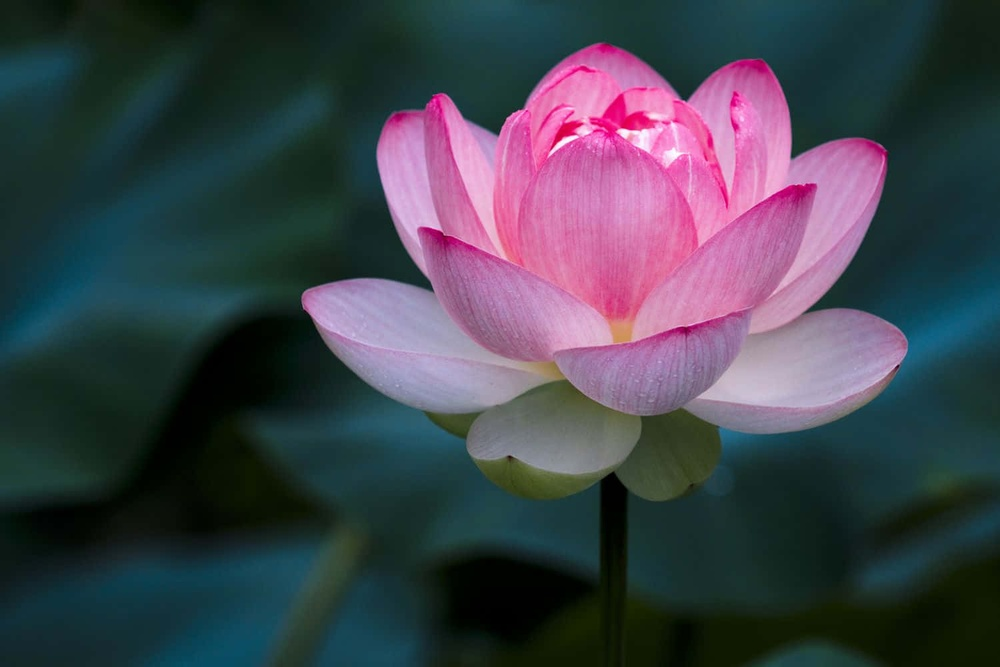
%> input picture test2.jpg, 1000 x 667 px, shrunk from 1500 x 1000 before the run
$ octave practice_filtered_image.m   (GNU Octave 9; MATLAB toolbox functions it lacks are replaced by stand-ins)
%> lines starting %> are read from the running program, lines starting %| are printed output that depends on the picture
clc;
clear;
close all;
image=imread("test2.jpg");
%> image is the input picture: size 667x1000x3 uint8; mean R, G, B 64.7, 66.4, 76.2
subplot(2,2,1),imshow(image),title("Original Image");
noisy_image=imnoise(image,"salt & pepper",0.05);
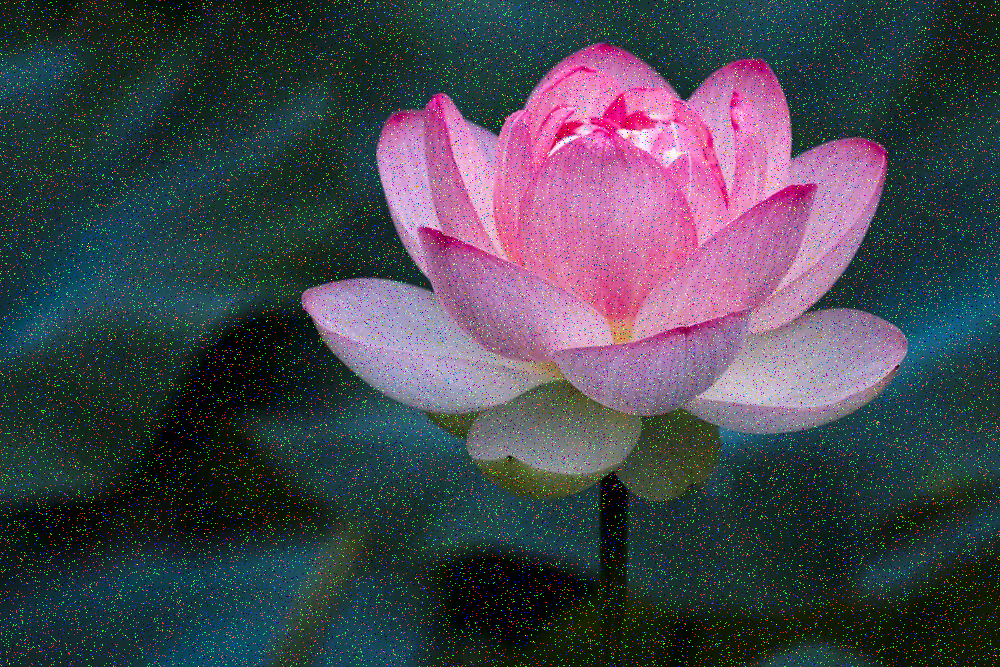
%> noisy_image: size 667x1000x3 uint8; mean R, G, B 67.9, 69.5, 78.7
subplot(2,2,2),imshow(noisy_image),title("Noisy Image");

%mean filter
mean_filter=ones(3,3)/9;
filter_image=imfilter(noisy_image,mean_filter);
subplot(2,2,3),imshow(filter_image),title("Mean Filter");

mse_mean=immse(filter_image,image);
%> mse_mean = 150.9
%median filter
red_channel=image(:,:,1);
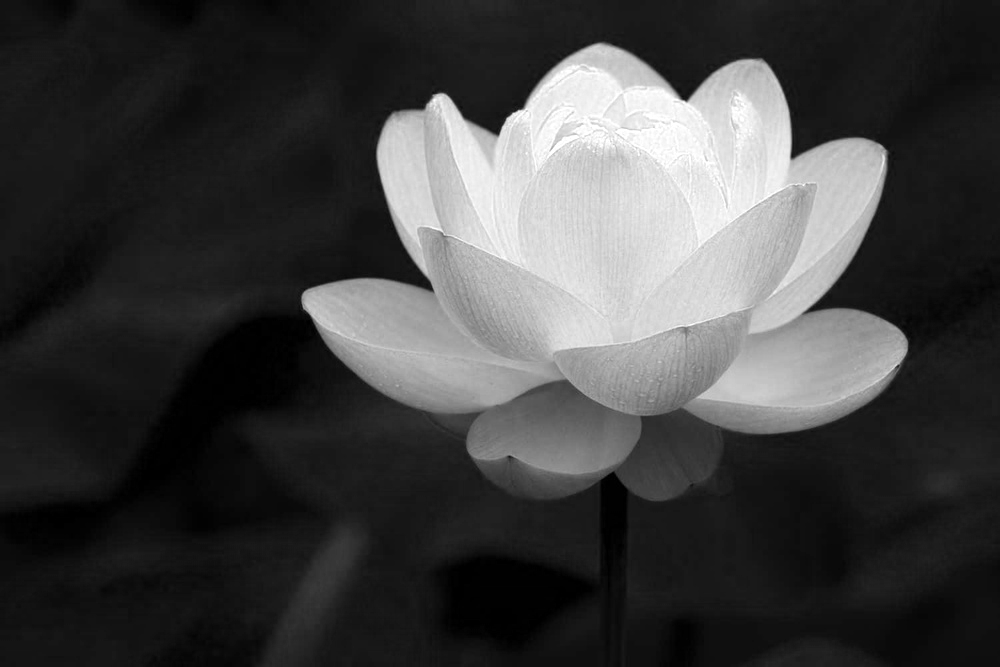
%> red_channel: size 667x1000 uint8; min 0, max 255, mean 64.7
green_channel=image(:,:,2);
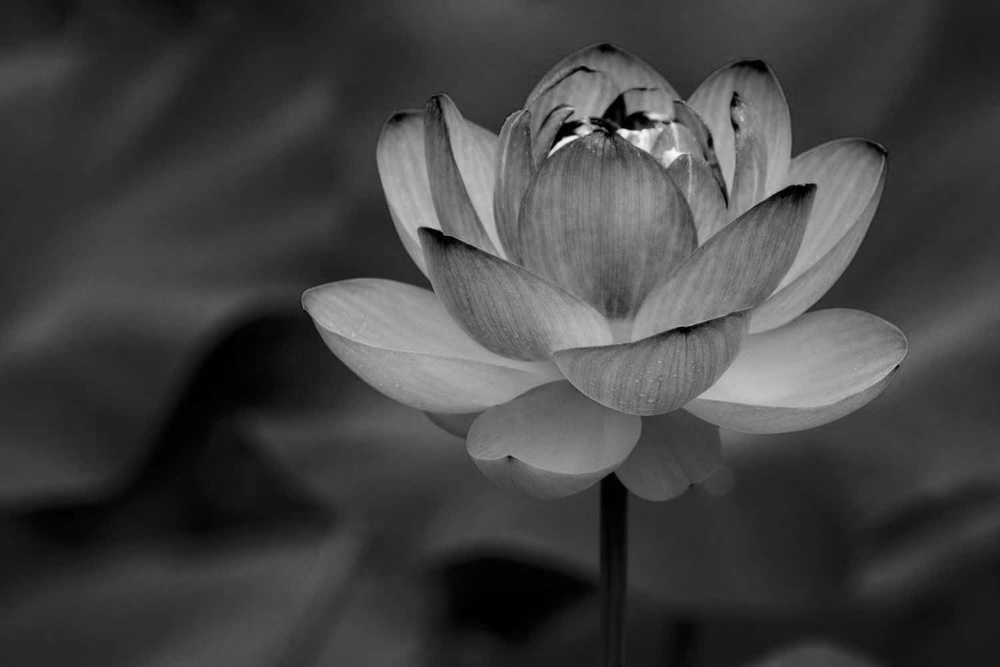
%> green_channel: size 667x1000 uint8; min 0, max 252, mean 66.4
blue_channel=image(:,:,3);
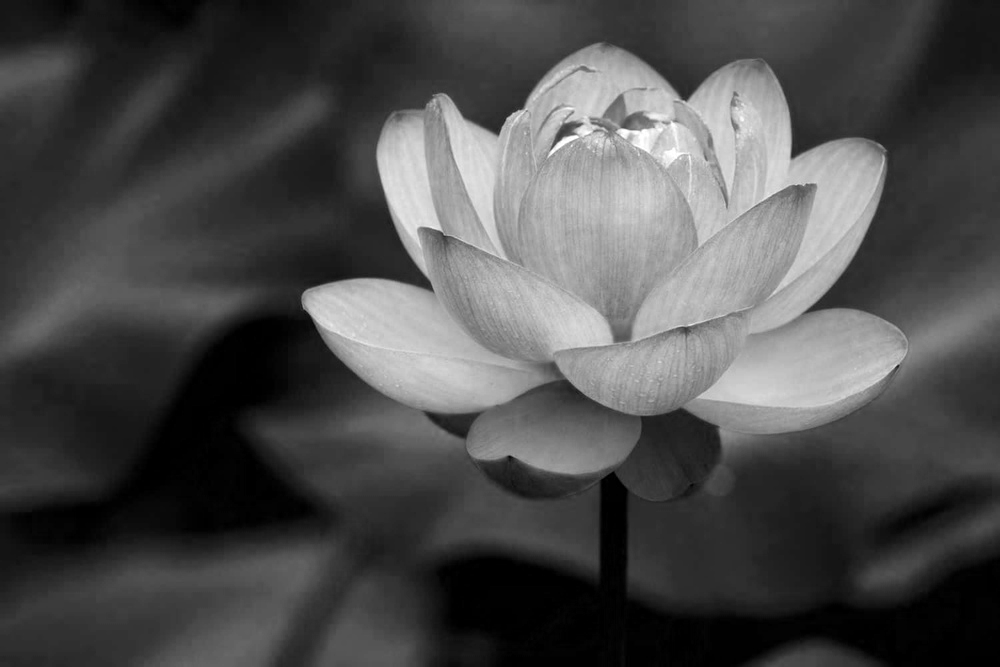
%> blue_channel: size 667x1000 uint8; min 0, max 255, mean 76.2
red_channel=medfilt2(red_channel,[3,3]);
green_channel=medfilt2(green_channel,[3,3]);
blue_channel=medfilt2(blue_channel,[3,3]);
filter_image=cat(3,red_channel,green_channel ...
    ,blue_channel);
subplot(2,2,4),imshow(filter_image),title('Median Filter');
mse_median=immse(filter_image,image);
%> mse_median = 2.16
fprintf('Mean Square Error (MSE) for Mean Filter: %.4f\n', mse_mean);
%| Mean Square Error (MSE) for Mean Filter: 150.8772
fprintf('Median Square error for Median filter %.4f\n',mse_median);
%| Median Square error for Median filter 2.1620

$ run again, with test1.jpg copied over test2.jpg
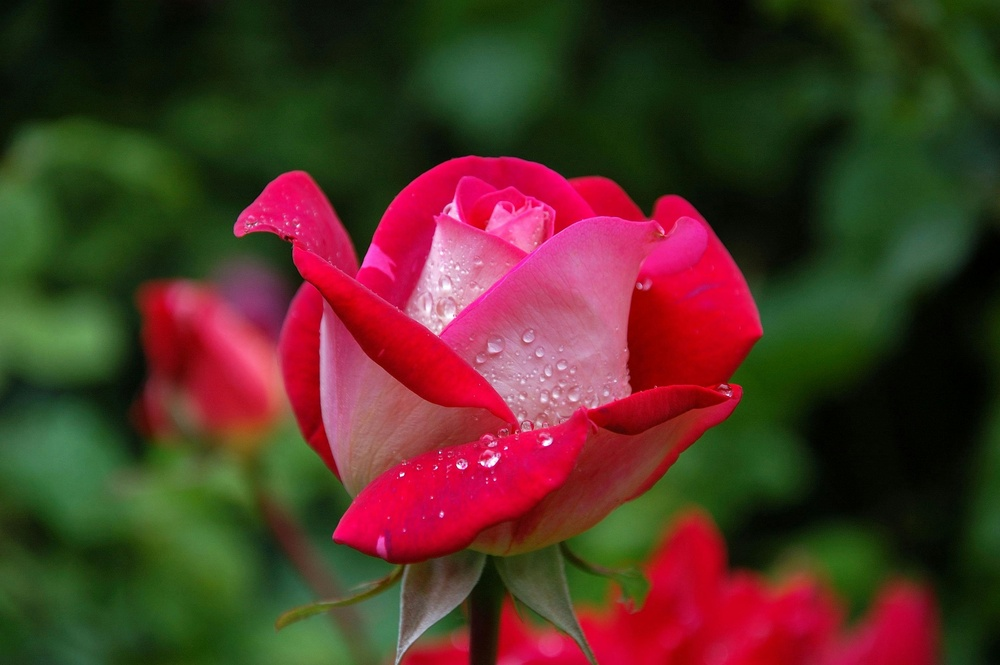
%> input picture test1.jpg, 1000 x 665 px, shrunk from 3008 x 2000 before the run
%> image is the input picture: size 665x1000x3 uint8; mean R, G, B 81.6, 51.3, 38.3
%> `noisy_image=imnoise(image,"salt & pepper",0.05);`:
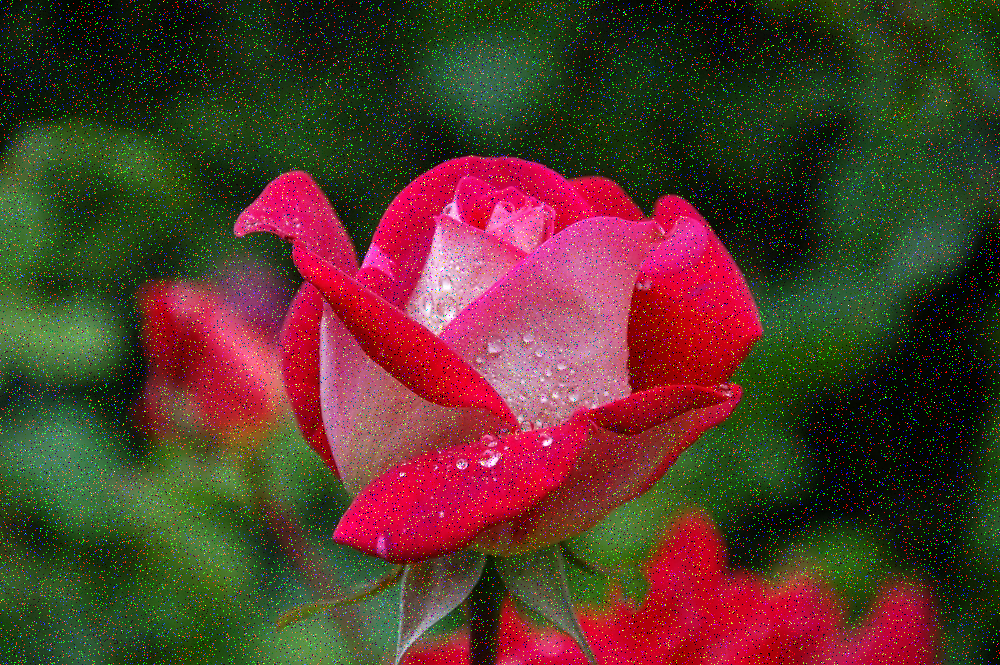
%> noisy_image: size 665x1000x3 uint8; mean R, G, B 83.9, 55.2, 42.7
%> mse_mean = 162.4
%> `blue_channel=image(:,:,3);`:
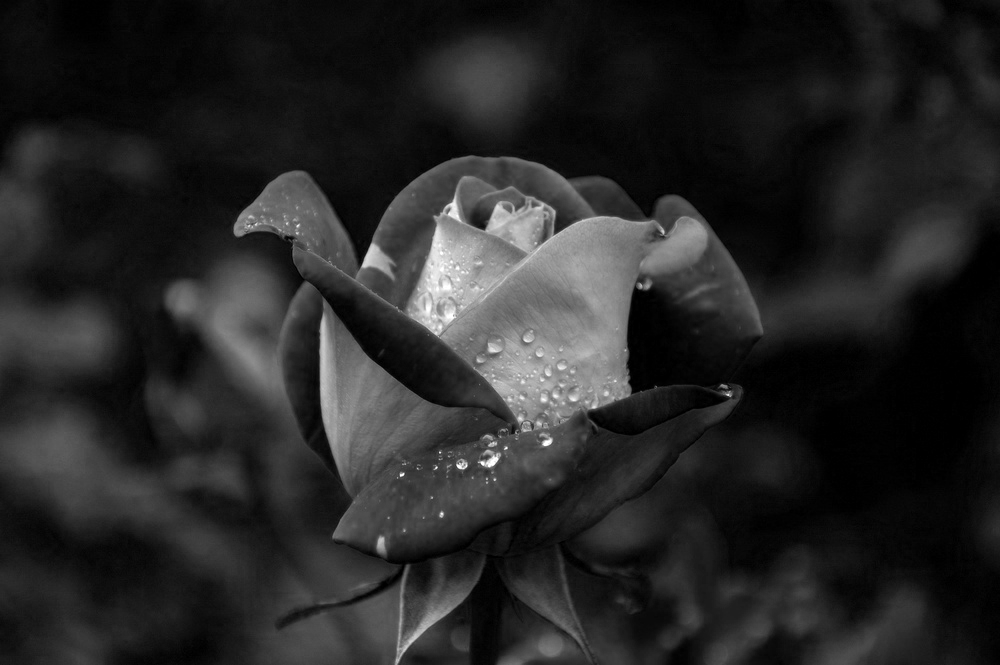
%> blue_channel: size 665x1000 uint8; min 0, max 255, mean 38.3
%> mse_median = 4.09
%| Mean Square Error (MSE) for Mean Filter: 162.3782
%| Median Square error for Median filter 4.0918
